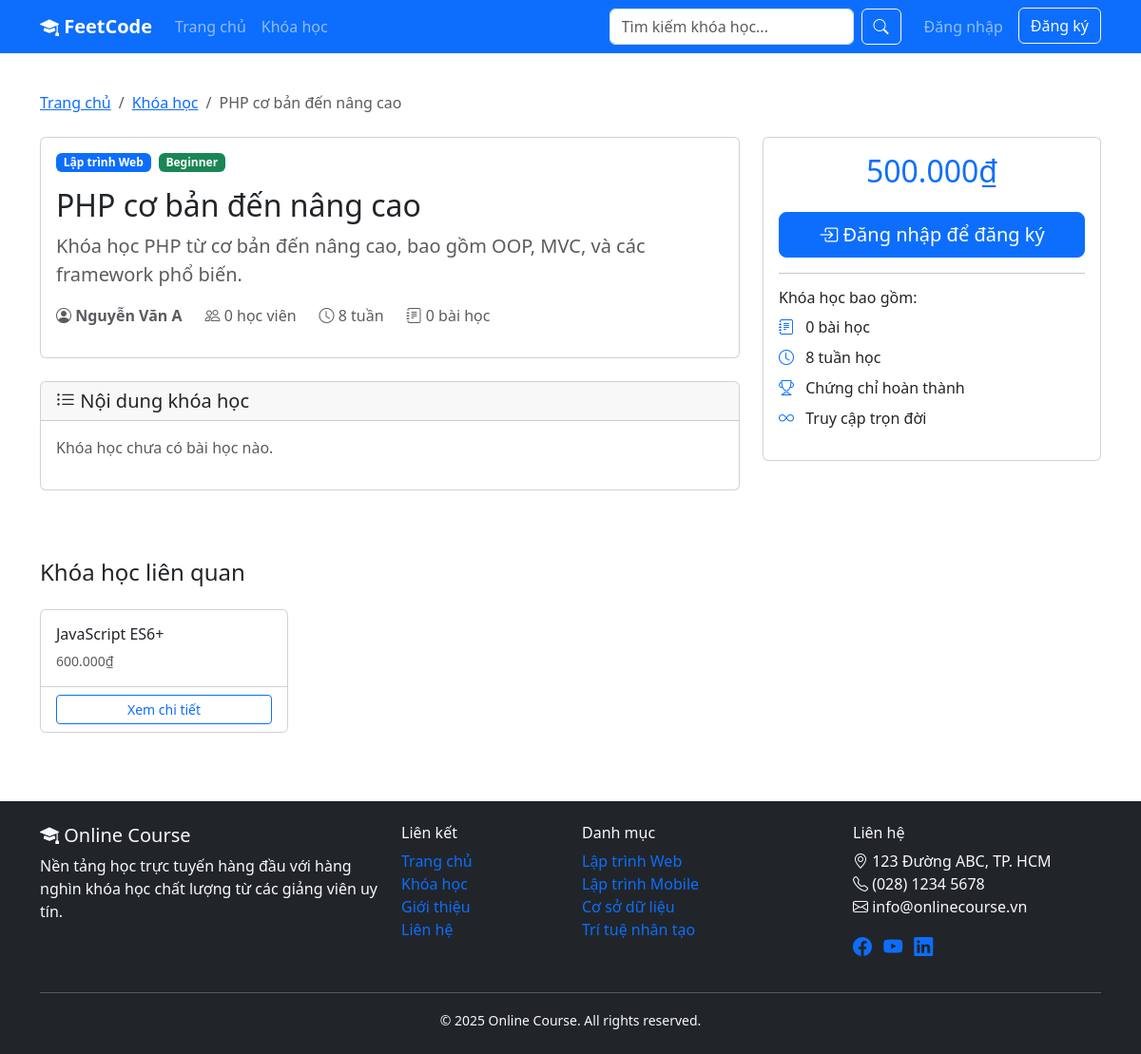
Before: /course/1 with the older database file.
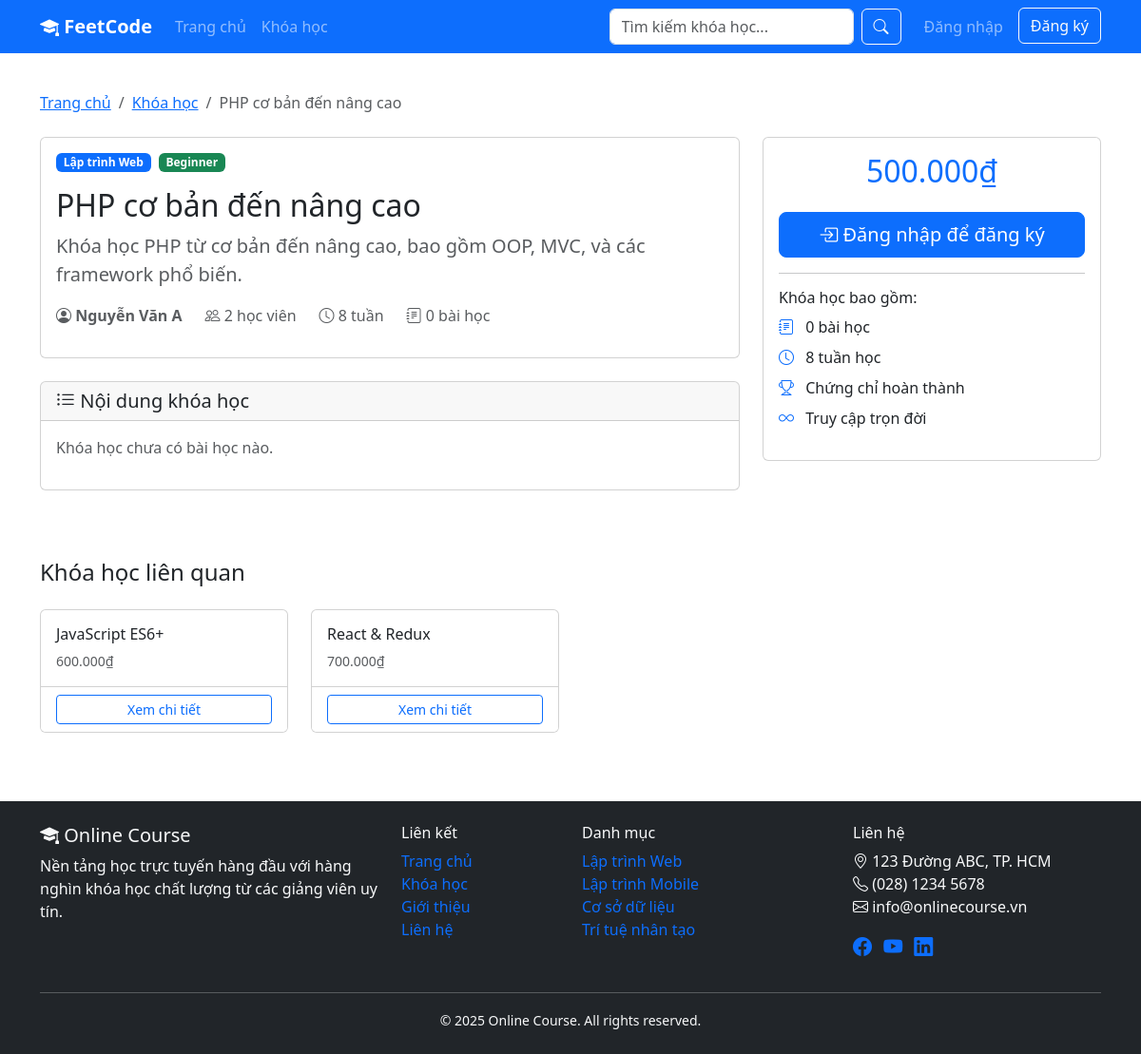
After: the same page with the newer database file.
### tables this page shows
CREATE TABLE IF NOT EXISTS courses (
    id INT PRIMARY KEY AUTO_INCREMENT,
    title VARCHAR(255) NOT NULL,
    description TEXT,
    instructor_id INT NOT NULL,
    category_id INT NOT NULL,
    price DECIMAL(10,2) DEFAULT 0.00,
    duration_weeks INT DEFAULT 1,
    level VARCHAR(50) DEFAULT 'Beginner' COMMENT 'Beginner, Intermediate, Advanced',
    image VARCHAR(255) DEFAULT NULL,
    status VARCHAR(50) DEFAULT 'pending' COMMENT 'pending, approved, rejected',
    created_at DATETIME DEFAULT CURRENT_TIMESTAMP,
    updated_at DATETIME DEFAULT CURRENT_TIMESTAMP ON UPDATE CURRENT_TIMESTAMP,
    FOREIGN KEY (instructor_id) REFERENCES users(id) ON DELETE CASCADE,
    FOREIGN KEY (category_id) REFERENCES categories(id) ON DELETE CASCADE,
    INDEX idx_instructor (instructor_id),
    INDEX idx_category (category_id),
    INDEX idx_level (level),
    INDEX idx_status (status)
);

CREATE TABLE IF NOT EXISTS categories (
    id INT PRIMARY KEY AUTO_INCREMENT,
    name VARCHAR(255) NOT NULL,
    description TEXT,
    created_at DATETIME DEFAULT CURRENT_TIMESTAMP,
    INDEX idx_name (name)
);

CREATE TABLE IF NOT EXISTS users (
    id INT PRIMARY KEY AUTO_INCREMENT,
    username VARCHAR(255) UNIQUE NOT NULL,
    email VARCHAR(255) UNIQUE NOT NULL,
    password VARCHAR(255) NOT NULL,
    fullname VARCHAR(255) NOT NULL,
    role INT NOT NULL DEFAULT 0 COMMENT '0: học viên, 1: giảng viên, 2: quản trị viên',
    status INT NOT NULL DEFAULT 1 COMMENT '0: inactive, 1: active',
    avatar VARCHAR(255) DEFAULT NULL,
    created_at DATETIME DEFAULT CURRENT_TIMESTAMP,
    INDEX idx_role (role),
    INDEX idx_status (status)
);

### views/courses/detail.php (the view, shortened to what the changed rows need)
<div class="container py-4">
    <nav aria-label="breadcrumb" class="mb-4">
        <ol class="breadcrumb">
            <li class="breadcrumb-item"><a href="/">Trang chủ</a></li>
            <li class="breadcrumb-item"><a href="/courses">Khóa học</a></li>
            <li class="breadcrumb-item active"><?= htmlspecialchars($viewModel->course->title) ?></li>
        </ol>
    </nav>
    <div class="row">
        <div class="col-lg-8">
            <div class="card mb-4">
                <div class="card-body">
                    <div class="d-flex gap-2 mb-3">
                        <span class="badge bg-primary"><?= htmlspecialchars($viewModel->course->category_name) ?></span>
                        <span class="badge bg-<?= $viewModel->course->level === 'Beginner' ? 'success' : ($viewModel->course->level === 'Intermediate' ? 'warning' : 'danger') ?>">
                            <?= htmlspecialchars($viewModel->course->level) ?>
                        </span>
                    </div>
                    <h1 class="card-title h2"><?= htmlspecialchars($viewModel->course->title) ?></h1>
                    <p class="lead text-muted"><?= htmlspecialchars($viewModel->course->description) ?></p>
                    <div class="d-flex align-items-center gap-4 text-muted mb-3">
                        <div>
                            <i class="bi bi-person-circle"></i>
                            <strong><?= htmlspecialchars($viewModel->course->instructor_name) ?></strong>
                        </div>
                        <div><i class="bi bi-people"></i> <?= $viewModel->course->enrollment_count ?> học viên</div>
                        <div><i class="bi bi-clock"></i> <?= $viewModel->course->duration_weeks ?> tuần</div>
                        <div><i class="bi bi-journal-text"></i> <?= $viewModel->course->lesson_count ?> bài học</div>
                    </div>
                </div>
            </div>
            <div class="card mb-4">
                <div class="card-header">
                    <h5 class="mb-0"><i class="bi bi-list-ul"></i> Nội dung khóa học</h5>
                </div>
                <div class="card-body">
                    <?php if (empty($viewModel->lessons)): ?>
                        <p class="text-muted">Khóa học chưa có bài học nào.</p>
                    <?php endif; ?>
                </div>
            </div>
        </div>
        <div class="col-lg-4">
            <div class="card sticky-top" style="top: 80px;">
                <div class="card-body">
                    <div class="text-center mb-4">
                        <h2 class="text-primary mb-0">
                            <?= $viewModel->course->price > 0 ? number_format($viewModel->course->price, 0, ',', '.') . '₫' : 'Miễn phí' ?>
                        </h2>
                    </div>
                    <?php if ($viewModel->isEnrolled): ?>
                        <div class="alert alert-success">
                            <i class="bi bi-check-circle"></i> Bạn đã đăng ký khóa học này
                        </div>
                        <div class="mb-3">
                            <label class="form-label">Tiến độ học tập</label>
                            <div class="progress" style="height: 25px;">
                                <div class="progress-bar" role="progressbar"
                                     style="width: <?= $viewModel->enrollment['progress'] ?>%">
                                    <?= $viewModel->enrollment['progress'] ?>%
                                </div>
                            </div>
                        </div>
                        <a href="/student/course/<?= $viewModel->course->id ?>/progress" class="btn btn-primary w-100 mb-2">
                            <i class="bi bi-play-circle"></i> Tiếp tục học
                        </a>
                    <?php else: ?>
                        <a href="/auth/login" class="btn btn-primary btn-lg w-100">
                            <i class="bi bi-box-arrow-in-right"></i> Đăng nhập để đăng ký
                        </a>
                    <?php endif; ?>
                    <hr>
                    <h6>Khóa học bao gồm:</h6>
                    <ul class="list-unstyled">
                        <li class="mb-2"><i class="bi bi-journal-text text-primary me-2"></i> <?= $viewModel->course->lesson_count ?> bài học</li>
                        <li class="mb-2"><i class="bi bi-clock text-primary me-2"></i> <?= $viewModel->course->duration_weeks ?> tuần học</li>
                        <li class="mb-2"><i class="bi bi-trophy text-primary me-2"></i> Chứng chỉ hoàn thành</li>
                        <li class="mb-2"><i class="bi bi-infinity text-primary me-2"></i> Truy cập trọn đời</li>
                    </ul>
                </div>
            </div>
        </div>
    </div>
    <?php if (!empty($viewModel->relatedCourses)): ?>
        <section class="mt-5">
            <h4 class="mb-4">Khóa học liên quan</h4>
            <div class="row g-4">
                <?php foreach ($viewModel->relatedCourses as $related): ?>
                    <div class="col-md-6 col-lg-3">
                        <div class="card h-100 hover-shadow">
                            <div class="card-body">
                                <h6 class="card-title"><?= htmlspecialchars($related->title) ?></h6>
                                <p class="text-muted small mb-0">
                                    <?= $related->price > 0 ? number_format($related->price, 0, ',', '.') . '₫' : 'Miễn phí' ?>
                                </p>
                            </div>
                            <div class="card-footer bg-white">
                                <a href="/course/<?= $related->id ?>" class="btn btn-sm btn-outline-primary w-100">Xem chi tiết</a>
                            </div>
                        </div>
                    </div>
                <?php endforeach; ?>
            </div>
        </section>
    <?php endif; ?>
</div>

### lib/Router.php (shortened to what the changed rows need)
<?php
class Router {
    private $routes = [];
    private function add($method, $path, $handler): void {
        $regex = preg_replace('/\{id}/', '(\d+)', $path);
        $regex = preg_replace('/\{[a-zA-Z_]+}/', '([^/]+)', $regex);
        $this->routes[] = [
            'method' => $method,
            'pattern' => "#^" . $regex . "$#",
            'handler' => $handler
        ];
    }
    public function dispatch($method, $uri): void {
        foreach ($this->routes as $route) {
            if ($route['method'] === $method && preg_match($route['pattern'], $uri, $matches)) {
                array_shift($matches);
                [$controllerClass, $action] = $route['handler'];
                if (class_exists($controllerClass)) {
                    $controller = new $controllerClass();
                    if (method_exists($controller, $action)) {
                        $controller->$action(...$matches);
                        return;
                    }
                }
            }
        }
    }
}

### views/layouts/header.php (shortened to what the changed rows need)
<!DOCTYPE html>
<html lang="vi">
<head>
    <link href="https://cdn.jsdelivr.net/npm/bootstrap@5.3.2/dist/css/bootstrap.min.css" rel="stylesheet">
    <link href="https://cdn.jsdelivr.net/npm/bootstrap-icons@1.11.1/font/bootstrap-icons.css" rel="stylesheet">
    <link href="/assets/css/style.css" rel="stylesheet">
</head>
<body class="d-flex flex-column min-vh-100">
<nav class="navbar navbar-expand-lg navbar-dark bg-primary sticky-top">
    <div class="container">
        <a class="navbar-brand fw-bold" href="/">
            <i class="bi bi-mortarboard-fill"></i> FeetCode
        </a>
        <div class="collapse navbar-collapse" id="navbarNav">
            <ul class="navbar-nav me-auto">
                <li class="nav-item">
                    <a class="nav-link" href="/">Trang chủ</a>
                </li>
                <li class="nav-item">
                    <a class="nav-link" href="/courses">Khóa học</a>
                </li>
            </ul>
            <form class="d-flex me-3" action="/courses/search" method="GET">
                <input class="form-control me-2" type="search" name="q" placeholder="Tìm kiếm khóa học..."
                       value="<?= htmlspecialchars($_GET['q'] ?? '') ?>">
                <button class="btn btn-outline-light" type="submit">
                    <i class="bi bi-search"></i>
                </button>
            </form>
            <ul class="navbar-nav">
                <?php if (isset($_SESSION['user_id'])): ?>
                    <li class="nav-item dropdown">
                        <a class="nav-link dropdown-toggle" href="#" role="button" data-bs-toggle="dropdown">
                            <i class="bi bi-person-circle"></i> <?= htmlspecialchars($_SESSION['fullname']) ?>
                        </a>
                        <ul class="dropdown-menu dropdown-menu-end">
                            <?php if ($_SESSION['role'] == 2): ?>
                                <li><a class="dropdown-item" href="/admin/dashboard">
                                        <i class="bi bi-speedometer2"></i> Admin Dashboard
                                    </a></li>
                            <?php elseif ($_SESSION['role'] == 1): ?>
                                <li><a class="dropdown-item" href="/instructor/dashboard">
                                        <i class="bi bi-speedometer2"></i> Dashboard
                                    </a></li>
                                <li><a class="dropdown-item" href="/instructor/my-courses">
                                        <i class="bi bi-book"></i> Khóa học của tôi
                                    </a></li>
                            <?php else: ?>
                                <li><a class="dropdown-item" href="/student/dashboard">
                                        <i class="bi bi-speedometer2"></i> Dashboard
                                    </a></li>
                                <li><a class="dropdown-item" href="/student/my-courses">
                                        <i class="bi bi-book"></i> Khóa học của tôi
                                    </a></li>
                            <?php endif; ?>
                            <li><hr class="dropdown-divider"></li>
                            <li><a class="dropdown-item text-danger" href="/auth/logout">
                                    <i class="bi bi-box-arrow-right"></i> Đăng xuất
                                </a></li>
                        </ul>
                    </li>
                <?php else: ?>
                    <li class="nav-item">
                        <a class="nav-link" href="/auth/login">Đăng nhập</a>
                    </li>
                    <li class="nav-item">
                        <a class="btn btn-outline-light ms-2" href="/auth/register">Đăng ký</a>
                    </li>
                <?php endif; ?>
            </ul>
        </div>
    </div>
</nav>
<main class="flex-grow-1 d-flex flex-column">

### views/layouts/footer.php (shortened to what the changed rows need)
</main>
<footer class="bg-dark text-light py-4 mt-5">
    <div class="container">
        <div class="row">
            <div class="col-md-4 mb-3">
                <h5><i class="bi bi-mortarboard-fill"></i> Online Course</h5>
                <p class="">Nền tảng học trực tuyến hàng đầu với hàng nghìn khóa học chất lượng từ các giảng viên uy tín.</p>
            </div>
            <div class="col-md-2 mb-3">
                <h6>Liên kết</h6>
                <ul class="list-unstyled">
                    <li><a href="/" class=" text-decoration-none">Trang chủ</a></li>
                    <li><a href="/courses" class=" text-decoration-none">Khóa học</a></li>
                    <li><a href="/about" class=" text-decoration-none">Giới thiệu</a></li>
                    <li><a href="/contact" class=" text-decoration-none">Liên hệ</a></li>
                </ul>
            </div>
            <div class="col-md-3 mb-3">
                <h6>Danh mục</h6>
                <ul class="list-unstyled">
                    <li><a href="/courses?category=1" class=" text-decoration-none">Lập trình Web</a></li>
                    <li><a href="/courses?category=2" class=" text-decoration-none">Lập trình Mobile</a></li>
                    <li><a href="/courses?category=3" class=" text-decoration-none">Cơ sở dữ liệu</a></li>
                    <li><a href="/courses?category=4" class=" text-decoration-none">Trí tuệ nhân tạo</a></li>
                </ul>
            </div>
            <div class="col-md-3 mb-3">
                <h6>Liên hệ</h6>
                <ul class="list-unstyled">
                    <li><i class="bi bi-geo-alt"></i> 123 Đường ABC, TP. HCM</li>
                    <li><i class="bi bi-telephone"></i> (028) 1234 5678</li>
                    <li><i class="bi bi-envelope"></i> info@onlinecourse.vn</li>
                </ul>
                <div class="mt-2">
                    <a href="#" class=" me-2"><i class="bi bi-facebook fs-5"></i></a>
                    <a href="#" class=" me-2"><i class="bi bi-youtube fs-5"></i></a>
                    <a href="#" class=" me-2"><i class="bi bi-linkedin fs-5"></i></a>
                </div>
            </div>
        </div>
        <hr class="my-3">
        <div class="text-center">
            <small>&copy; <?= date('Y') ?> Online Course. All rights reserved.</small>
        </div>
    </div>
</footer>
</body>
</html>

Changed rows visible on the page:
computed for courses "PHP cơ bản đến nâng cao": enrollment_count "0" → "2"
added courses: title "React & Redux", price "700.000", shown under "PHP cơ bản đến nâng cao"
